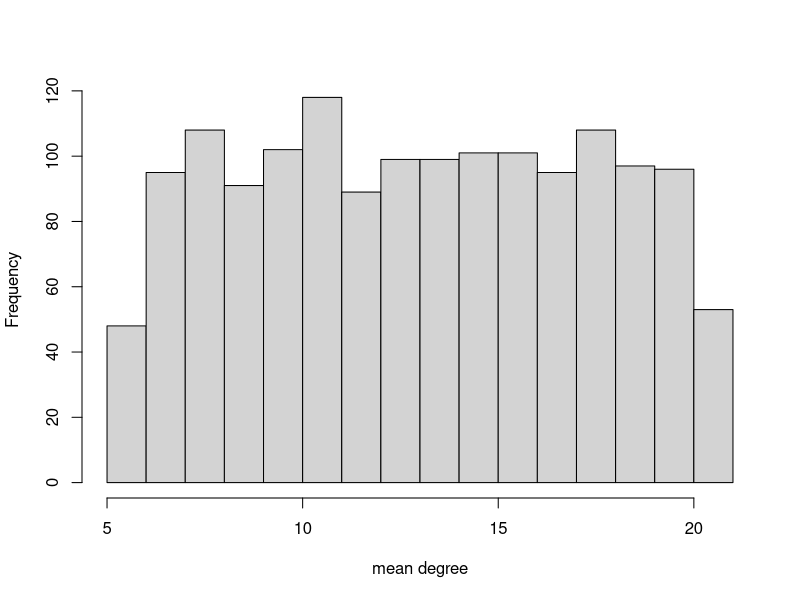
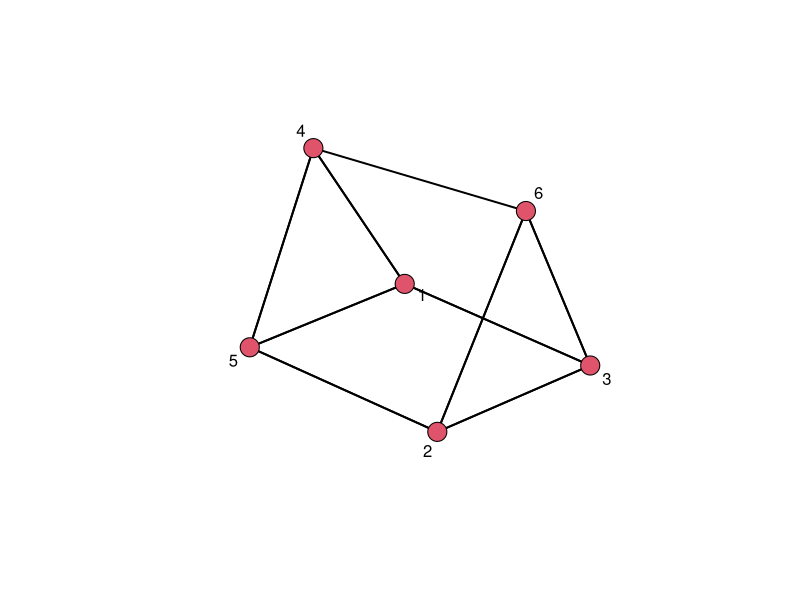

The R script that drew these images, in order: (Note: this script raises an error after producing the figures.)
## ---- chunk 1
## Set knitr options here
knitr::opts_chunk$set(echo = FALSE,
                      comment = NA, 
                      cache = TRUE,
                      warning = FALSE,
                      message = FALSE, 
                      cache.lazy = FALSE
                      )

## ---- chunk 2
## Load libraries
library(sna)
library(dplyr)
library(purrr)
options(scipen = 999)
## ---- chunk 3
set.seed(57)
size = 300
mean_degrees = 6:20 #100
total = length(mean_degrees)*100
densities = mean_degrees/(size-1)

## ---- chunk 4
random_graphs = rgraph(n=size, m=total, mode="graph", tprob=densities, return.as.edgelist = TRUE)
names(random_graphs) <- paste0("network", 1:length(random_graphs))
## ---- chunk 5
degree(random_graphs[1], gmode = "graph") %>% mean()
## ---- chunk 6
hist(sapply(lapply(random_graphs, degree, gmode="graph"), mean), xlab="mean degree", main="")
## ---- chunk 7
degree_attack <- function(g, inverse = FALSE){
  n = 300
  d = degree(g, gmode = "graph")
  if(inverse == FALSE) weights = d/sum(d)
  else weights = sum(d)/(d + 0.00000001)
  nodes = sample(n, n/4, prob = weights)
  for (node in nodes){
    inds = which(g[,1] == node)
    if(length(inds) == 0) next #in case the node has no edges
    ind = sample(inds, 1)
    if(length(ind) == 0) next 
    g[ind,3] = 0  #in most cases ind+1 is symmetric to ind
  }
  return(g)
}
  
## ---- chunk 8
g = rgraph(6, mode = "graph", return.as.edgelist = T)
## ---- chunk 9
g[c(1),3] = 0
g
## ---- chunk 10
gplot(g, gmode = "graph", label = 1:6)
## ---- chunk 11
degree_attack(random_graphs)
## ---- chunk 12
out = lapply(random_graphs, degree_attack)
out_inverse = lapply(random_graphs, degree_attack, inverse = TRUE)
## ---- chunk 13
out = lapply(out, network, directed=FALSE)
## ---- chunk 14
x = 57
random_graphs[[x]] %>% degree(gmode = "graph")  %>% mean()
out[[x]] %>% degree(gmode = "graph")  %>% mean()
out_inverse[[x]]  %>% degree(gmode = "graph") %>% mean()
## ---- chunk 15
comps = component.dist(out)
comps_inv = component.dist(out_inverse)
## ---- chunk 16
g = out[[1]]
colnames(g) = c("snd", "rec", "val")
## ---- chunk 17
component.dist(g)
## ---- chunk 18
sna::as.edgelist.sna(g)
## ---- chunk 19
edgelist = out[[1000]]
test = network(edgelist, directed = FALSE) 
## ---- chunk 20
component.dist(test)
## ---- chunk 21
frailty = unlist(map_depth(comps, 2, mean)) 
cdist = names(frailty) %>% stringr::str_detect("cdist")
frailty = frailty[cdist]

frailty_inv = unlist(map_depth(comps_inv, 2, mean)) 
cdist_inv = names(frailty_inv) %>% stringr::str_detect("cdist")
frailty_inv = frailty_inv[cdist_inv]
## ---- chunk 22
library(ggplot2)
library(tidyr)
tibble(id=1:1500,frailty, frailty_inv) %>%
  pivot_longer(-id) %>%
  ggplot(aes(value, fill=name)) + 
  geom_histogram(position = position_dodge())
